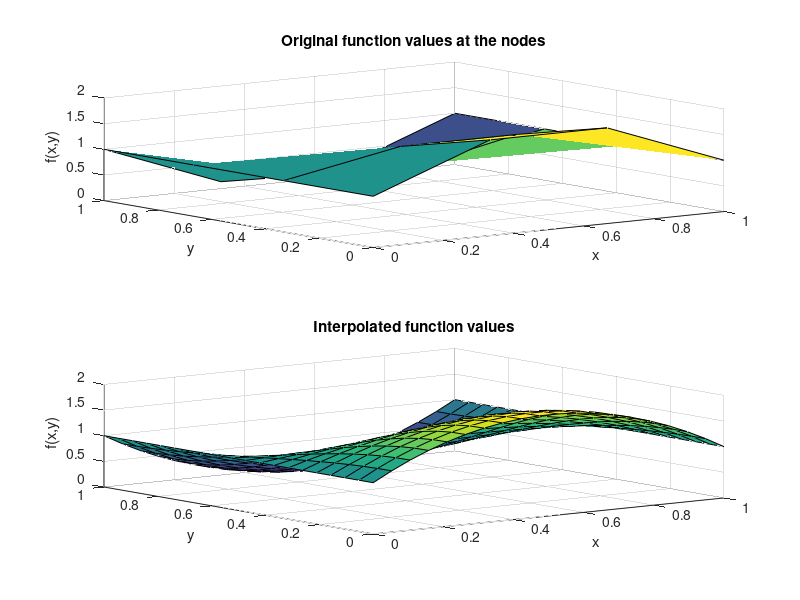

Write MATLAB code to recreate this figure.
function [M,N,P,R,x_coarse,y_coarse,F_coarse,x_fine,y_fine,F_fine] = zadanie4()
    P = 20; % liczba unikalnych współrzędnych x punktów dla których będzie obliczana interpolacja
    R = 20; % liczba unikalnych współrzędnych y punktów dla których będzie obliczana interpolacja
    M = 4; % number of nodes in the X direction
    N = 4; % number of nodes in the Y direction
    
    interpolated_function = @(x, y) sin(x*pi) .* cos(y*pi) + 1;
    
    x_coarse = linspace(0, 1, M);
    y_coarse = linspace(0, 1, N);
    [X_coarse, Y_coarse] = meshgrid(x_coarse, y_coarse);
    
    F_coarse = interpolated_function(X_coarse, Y_coarse);

    MN = M*N;
    xvec_coarse = reshape(X_coarse, MN, 1);
    yvec_coarse = reshape(Y_coarse, MN, 1);
    fvec_coarse = reshape(F_coarse, MN, 1);

    V = zeros(M*N, M*N);
    for i = 0:(M-1)
        for j = 0:(N-1)
            V(:, i*N + j + 1) = xvec_coarse.^i .* yvec_coarse.^j;
        end
    end
  
    coeffs = V \ fvec_coarse;
    
    x_fine = linspace(0, 1, P);
    y_fine = linspace(0, 1, R);
    [X_fine, Y_fine] = meshgrid(x_fine, y_fine);
    F_fine = zeros(size(X_fine));
    
    for i = 0:(M-1)
        for j = 0:(N-1)
            F_fine = F_fine + coeffs(i*N + j + 1) * X_fine.^i .* Y_fine.^j;
        end
    end
    
    
    subplot(2,1,1);
    surf(X_coarse, Y_coarse, F_coarse);
    title('Original function values at the nodes');
    xlabel('x');
    ylabel('y');
    zlabel('f(x,y)');

    subplot(2,1,2);
    surf(X_fine, Y_fine, F_fine);
    title('Interpolated function values');
    xlabel('x');
    ylabel('y');
    zlabel('f(x,y)');
    
    saveas(gcf, 'zadanie4.png');
end